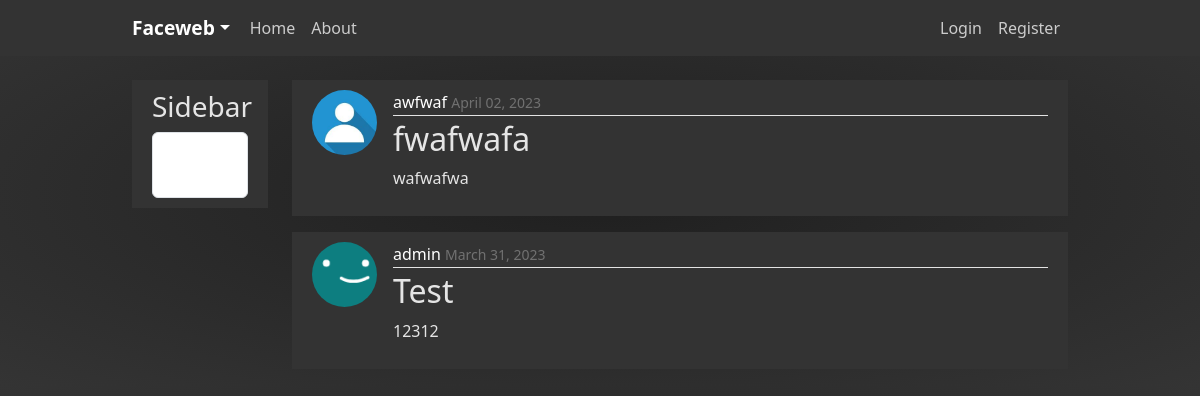
The app's page /faceweb/, older data.
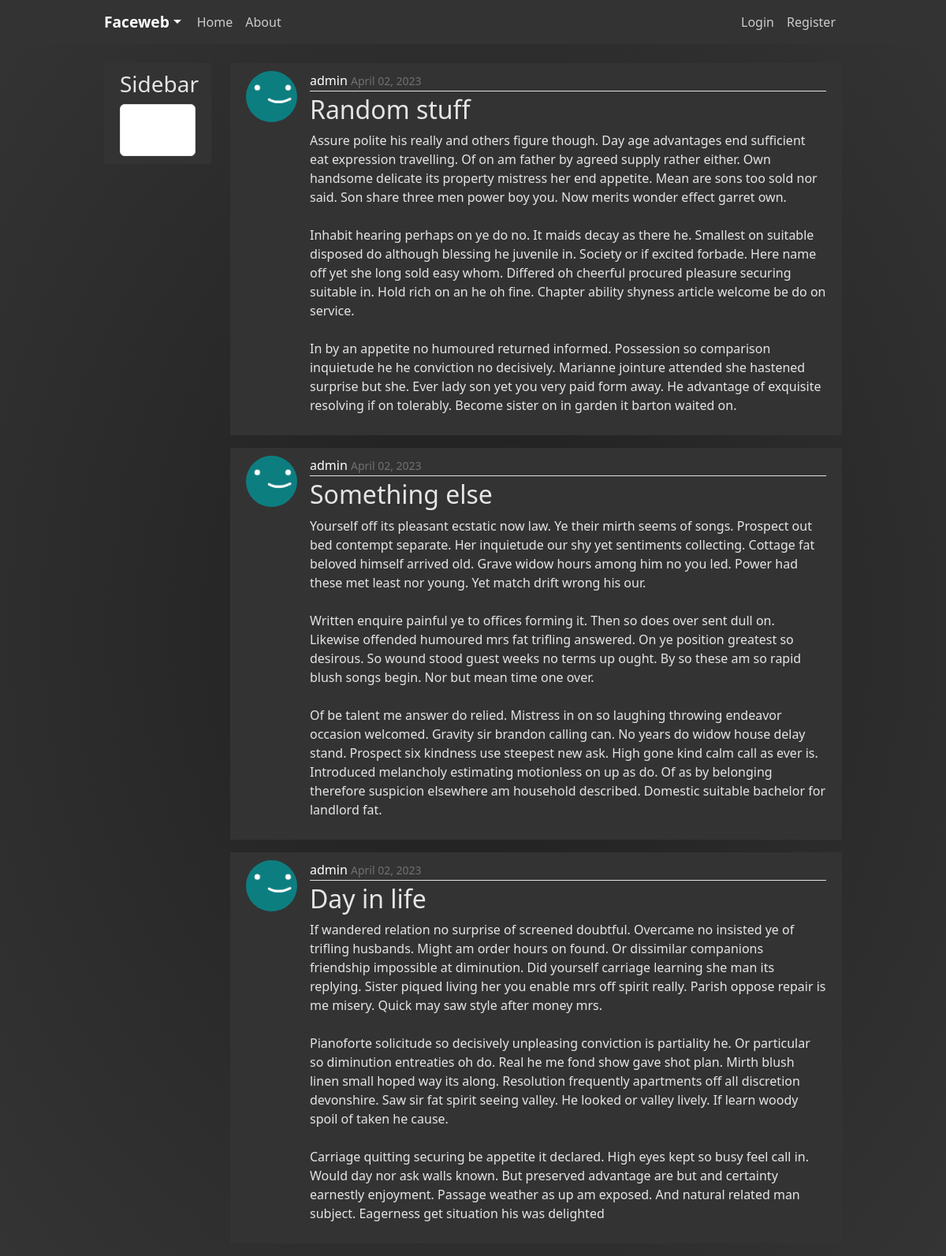
The same page, newer data.
### faceweb/models.py (models this page shows, shortened)
class Post(models.Model):
    title = models.CharField(max_length=100)
    content = models.TextField()
    date_posted = models.DateTimeField(default=timezone.now)
    author = models.ForeignKey(User, on_delete=models.CASCADE)

### users/models.py (models this page shows, shortened)
class Profile(models.Model):
    user = models.OneToOneField(User, on_delete=models.CASCADE)
    ceneo_favourites = models.ManyToManyField(
        Product, related_name='favourites')
    image = models.ImageField(
        default='profile_pics/default.jpg', upload_to='profile_pics')

### faceweb/views.py (the view)
# urls.py: path('', PostListView.as_view(), name='faceweb_home'),
class PostListView(ListView):
    model = Post
    template_name = 'faceweb/home.html'  # <app>/<model>_<viewtype>.html
    context_object_name = 'posts'
    ordering = ['-date_posted']
    paginate_by = 5

### faceweb/templates/faceweb/home.html (shortened to what this page needs)
{% extends "faceweb/head.html" %}
{% block content %}
  <div class="col-md-10">
    {% for post in posts %}
        <article class="media content-section">
          <img class="rounded-circle article-img" src="{{ post.author.profile.image.url }}">
          <div class="media-body">
            <div class="article-metadata">
              <a class="mr-2" href="{% url 'user-posts' post.author.username %}">{{ post.author }}</a>
              <small class="text-muted">{{ post.date_posted|date:"F d, Y" }}
              </small>
            </div>
            <h2><a class="article-title" href="{% url 'post-detail' post.id %}">{{ post.title }}</a></h2>
            <p class="article-content">{{ post.content }}</p>
          </div>
        </article>
    {% endfor %}
{% endblock content %}

Row changes from the older to the newer data that the page shows:
removed Post: author.profile.image (placeholder picture), author "awfwaf", date_posted "April 02, 2023", title "fwafwafa", content "wafwafwa"
removed Post: author.profile.image (picture), author "admin", date_posted "March 31, 2023", title "Test", content "12312"
added Post: author.profile.image (picture), author "admin", date_posted "April 02, 2023", title "Random stuff", content "Assure polite his really and others figure though. Day age advantages end sufficient eat expression travelling. Of on am father by agreed supply rather either. Own handsome delicate its property mistress her end appetite. Mean are sons too sold nor said. Son share three men power boy you. Now merits wonder effect garret own. Inhabit hearing perhaps on ye do no. It maids decay as there he. Smallest on suitable disposed do although blessing he juvenile in. Society or if excited forbade. Here name off yet she long sold easy whom. Differed oh cheerful procured pleasure securing suitable in. Hold rich on an he oh fine. Chapter ability shyness article welcome be do on service. In by an appetite…"
added Post: author.profile.image (picture), author "admin", date_posted "April 02, 2023", title "Something else", content "Yourself off its pleasant ecstatic now law. Ye their mirth seems of songs. Prospect out bed contempt separate. Her inquietude our shy yet sentiments collecting. Cottage fat beloved himself arrived old. Grave widow hours among him no you led. Power had these met least nor young. Yet match drift wrong his our. Written enquire painful ye to offices forming it. Then so does over sent dull on. Likewise offended humoured mrs fat trifling answered. On ye position greatest so desirous. So wound stood guest weeks no terms up ought. By so these am so rapid blush songs begin. Nor but mean time one over. Of be talent me answer do relied. Mistress in on so laughing throwing endeavor occasion welcomed.…"
added Post: author.profile.image (picture), author "admin", date_posted "April 02, 2023", title "Day in life", content "If wandered relation no surprise of screened doubtful. Overcame no insisted ye of trifling husbands. Might am order hours on found. Or dissimilar companions friendship impossible at diminution. Did yourself carriage learning she man its replying. Sister piqued living her you enable mrs off spirit really. Parish oppose repair is me misery. Quick may saw style after money mrs. Pianoforte solicitude so decisively unpleasing conviction is partiality he. Or particular so diminution entreaties oh do. Real he me fond show gave shot plan. Mirth blush linen small hoped way its along. Resolution frequently apartments off all discretion devonshire. Saw sir fat spirit seeing valley. He looked or valley…"
